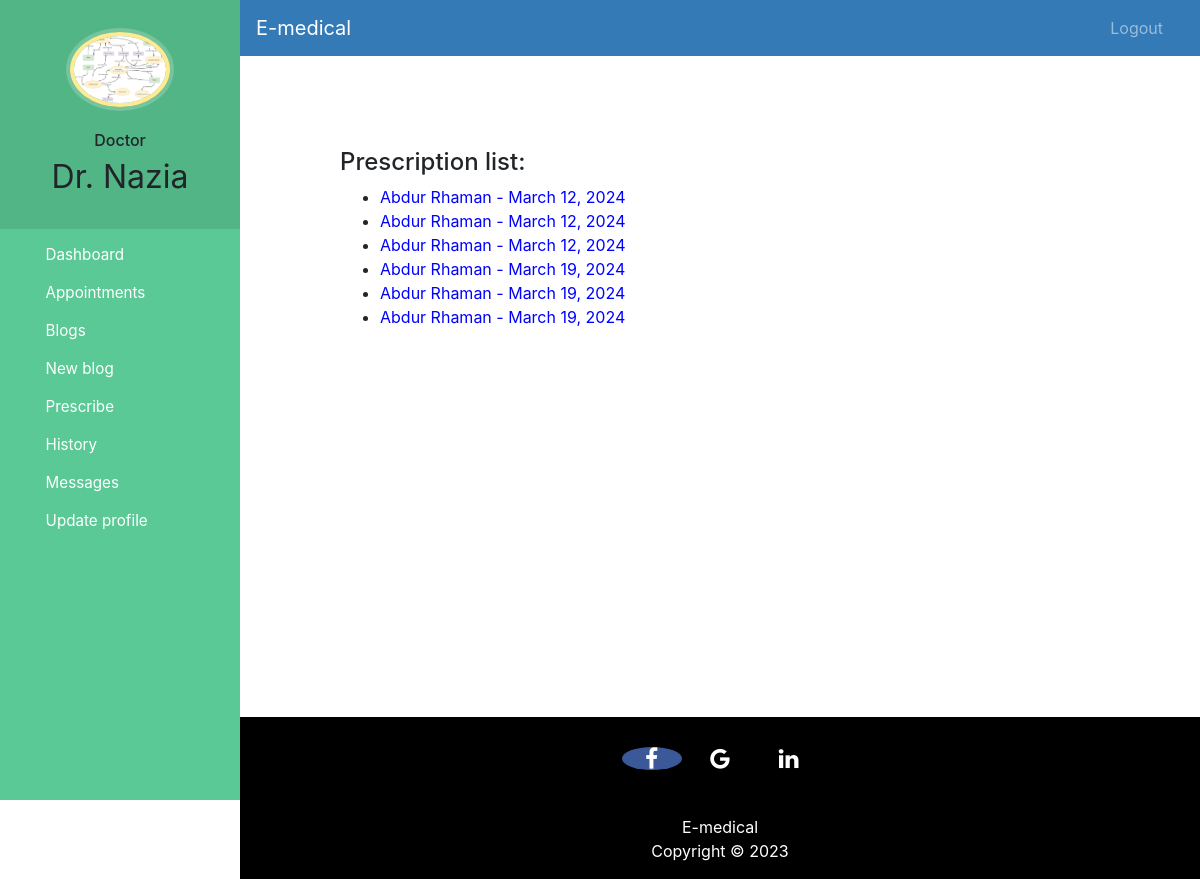
The app's page /prescription_history/ (signed in) with its own data.
### hospital/models.py (models this page shows, shortened)
class Doctor(models.Model):
    user=models.OneToOneField(User,on_delete=models.CASCADE)
    profile_pic= models.ImageField(upload_to='profile_pic/DoctorProfilePic/',null=True,blank=True)
    address = models.CharField(max_length=40)
    email = models.EmailField(default='')
    department= models.CharField(max_length=50,choices=departments,default='Cardiologist')
    status=models.BooleanField(default=False)

class Prescription(models.Model):
    doctor = models.ForeignKey(Doctor, on_delete=models.CASCADE)
    patient = models.ForeignKey(Patient, on_delete=models.CASCADE)
    date = models.DateField(auto_now_add=True)
    symptoms = models.TextField()
    medicine1 = models.TextField(null=True)
    medicine1Count = models.IntegerField(null=True)
    medicine2 = models.TextField(null=True)
    medicine2Count = models.IntegerField(null=True)
    medicine3 = models.TextField(null=True)
    medicine3Count = models.IntegerField(null=True)
    medicine4 = models.TextField(null=True)
    medicine4Count = models.IntegerField(null=True)
    medicine5 = models.TextField(null=True)
    medicine5Count = models.IntegerField(null=True)
    extraMedicine = models.TextField(null=True)
    advice = models.TextField(null=True)
    tests = models.TextField()

class Patient(models.Model):
    user=models.ForeignKey(User,on_delete=models.CASCADE)
    profile_pic= models.ImageField(upload_to='profile_pic/PatientProfilePic/',null=True,blank=True)
    address = models.CharField(max_length=40)
    email = models.EmailField(default='')
    admitDate=models.DateField(auto_now=True)
    status=models.BooleanField(default=False)
    def __str__(self):
        return self.user.first_name

### hospital/views.py (the view)
# urls.py: path('prescription_history/', views.prescription_history, name='prescription_history'),
@login_required(login_url='doctorlogin')
@user_passes_test(is_doctor)
def prescription_history(request):
    doctor = Doctor.objects.get(user=request.user)
    prescriptions = Prescription.objects.filter(doctor=doctor)
    context = {
        'doctor': doctor,
        'prescriptions': prescriptions,
    }
    return render(request, 'hospital/prescription_history.html', context)

### hospital/views.py (called while the page is built)
def is_doctor(user):
    return user.groups.filter(name='DOCTOR').exists()

### templates/hospital/prescription_history.html (shortened to what this page needs)
{% extends 'hospital/doctor_base.html' %}
{% load crispy_forms_tags %}
{% block content %}
<head>
</head>
<div style="margin: 100px;">
    <h4>Prescription list:</h4>
    <ul>
        {% for prescription in prescriptions %}
            <li>
                 <a style="color: blue;" href="{% url 'generate_pdf' prescription.id %}" target="_blank"><span> {{ prescription.patient }} - {{prescription.date}}</span></a>
            </li>
        {% endfor %}
    </ul>
</div>
<br><br><br><br><br>
{% endblock content %}

### templates/hospital/doctor_base.html (shortened to what this page needs)
<!DOCTYPE html>
{% load static %}
<html lang="en">
<head>
  <link rel="stylesheet" href="https://stackpath.bootstrapcdn.com/bootstrap/4.3.1/css/bootstrap.min.css">
  <link rel="stylesheet" href="https://maxcdn.bootstrapcdn.com/font-awesome/4.7.0/css/font-awesome.min.css">
</head>
<body>
  <nav class="menu" tabindex="0">
    <header class="avatar">
      <img src="{% static doctor.profile_pic.url %}" alt="Profile Pic" />
      <br><br>
      <h6>Doctor</h6>
      <h2>{{request.user.first_name}}</h2>
    </header>
    <ul>
      <li tabindex="0" class="icon-dashboard"> <a style="color:white; text-decoration:none;" href="/doctor-dashboard"><span>Dashboard</span></a> </li>
      <li tabindex="0" class="icon-calendar"> <a style="color:white; text-decoration:none;" href="/doctor-appointment"><span>Appointments</span></a></li>
      <li tabindex="0" class="icon-users"> <a style="color:white; text-decoration:none;" href="/doctor-blog"><span>Blogs</span></a></li>
      <li tabindex="0" class="icon-users"> <a style="color:white; text-decoration:none;" href="/new-blog"><span>New blog</span></a></li>
      <li tabindex="0" class="icon-users"> <a style="color:white; text-decoration:none;" href="/prescribe"><span>Prescribe</span></a></li>
      <li tabindex="0" class="icon-users"> <a style="color:white; text-decoration:none;" href="/prescription_history"><span>History</span></a></li>
      <li tabindex="0" class="icon-users"> <a style="color:white; text-decoration:none;" href="/message_list"><span>Messages</span></a></li>
      <li tabindex="0" class="icon-users"> <a style="color:white; text-decoration:none;" href="/edit-profile-doctor"><span>Update profile</span></a></li>
    </ul>
  </nav>
  <main>
    <div class="bs-example">
      <nav class="navbar navbar-expand-md  navbar-dark fixed-top" style="background:#337AB7;">
        <a href="/doctor-dashboard" class="navbar-brand">E-medical</a>
        <div class="collapse navbar-collapse justify-content-between" id="navbarCollapse">
          <div class="navbar-nav" style=" margin-left: 90%;">
            <a href="/logout" class="nav-item nav-link">Logout</a>
          </div>
        </div>
      </nav>
    </div>
    <br><br>
    {% block content %}
    {% endblock content %}
    <br><br><br><br><br><br><br>
    <footer>
      <p>
        <a href="https://www.facebook.com/NSTUCampus" class="fa fa-facebook"></a>
        <a href="https://nstu.edu.bd/" class="fa fa-google"></a>
        <a href="https://www.linkedin.com/school/noakhali-science-and-technology-university/" class="fa fa-linkedin"></a>
      </p>
      <br>
      <div class="container">
        <div class="row">
          <div class="col-md-12 col-sm-12">
            <div style="color:#ffffff;" class="wow fadeInUp footer-copyright">
              <p>E-medical <br>
                Copyright &copy; 2023 </p>
            </div>
          </div>
        </div>
      </div>
    </footer>
  </main>
</body>
</html>

### templates/hospital/doctor_base.html (style rules this page uses)
a:link { text-decoration: none; }
a { color: white; }
footer { padding: 0px 0px 0px 0px; background-color: black; margin: 0px; }
.fa { font-size: 23px; width: 60px; text-align: center; text-decoration: none; margin: 5px 2px; border-radius: 50%; }
.fa-facebook { background: #3B5998; color: white; margin-top: 30px; }
p { text-align: center; }
body { padding-left: 240px; }
main { position: relative; height: 100vh; }
.menu { background: #5bc995; height: 100vh; width: 240px; position: fixed; top: 0px; left: 0; z-index: 5; outline: none; }
.menu .avatar { background: rgba(0, 0, 0, 0.1); padding: 2em 0.5em; text-align: center; }
.menu .avatar img { width: 100px; border-radius: 50%; overflow: hidden; border: 4px solid #ffea92; box-shadow: 0 0 0 4px rgba(255, 255, 255, 0.2); }
.menu .avatar h2 { font-weight: normal; margin-bottom: 0; }
.menu ul { list-style: none; padding: 0.5em 0; margin: 0; }
.menu ul li { padding: 0.5em 1em 0.5em 3em; font-size: 0.95em; font-weight: regular; background-repeat: no-repeat; background-position: left 15px center; background-size: auto 20px; transition: all 0.15s linear; cursor: pointer; }
.menu ul li.icon-dashboard { background-image: url("http://www.entypo.com/images//gauge.svg"); }
.menu ul li.icon-users { background-image: url("http://www.entypo.com/images//users.svg"); }
.menu ul li.icon-calendar { background-image: url("http://www.entypo.com/images//calendar.svg"); }

### templates/hospital/prescription_history.html (style rules this page uses)
.navbar { margin-left: 240px; }

### records on screen
Doctor: profile_pic (picture)
Prescription: patient "Abdur Rhaman", date "March 12, 2024"
Prescription: patient "Abdur Rhaman", date "March 12, 2024"
Prescription: patient "Abdur Rhaman", date "March 12, 2024"
Prescription: patient "Abdur Rhaman", date "March 19, 2024"
Prescription: patient "Abdur Rhaman", date "March 19, 2024"
Prescription: patient "Abdur Rhaman", date "March 19, 2024"

### other values on screen
{{ request.user.first_name }} "Dr. Nazia"
